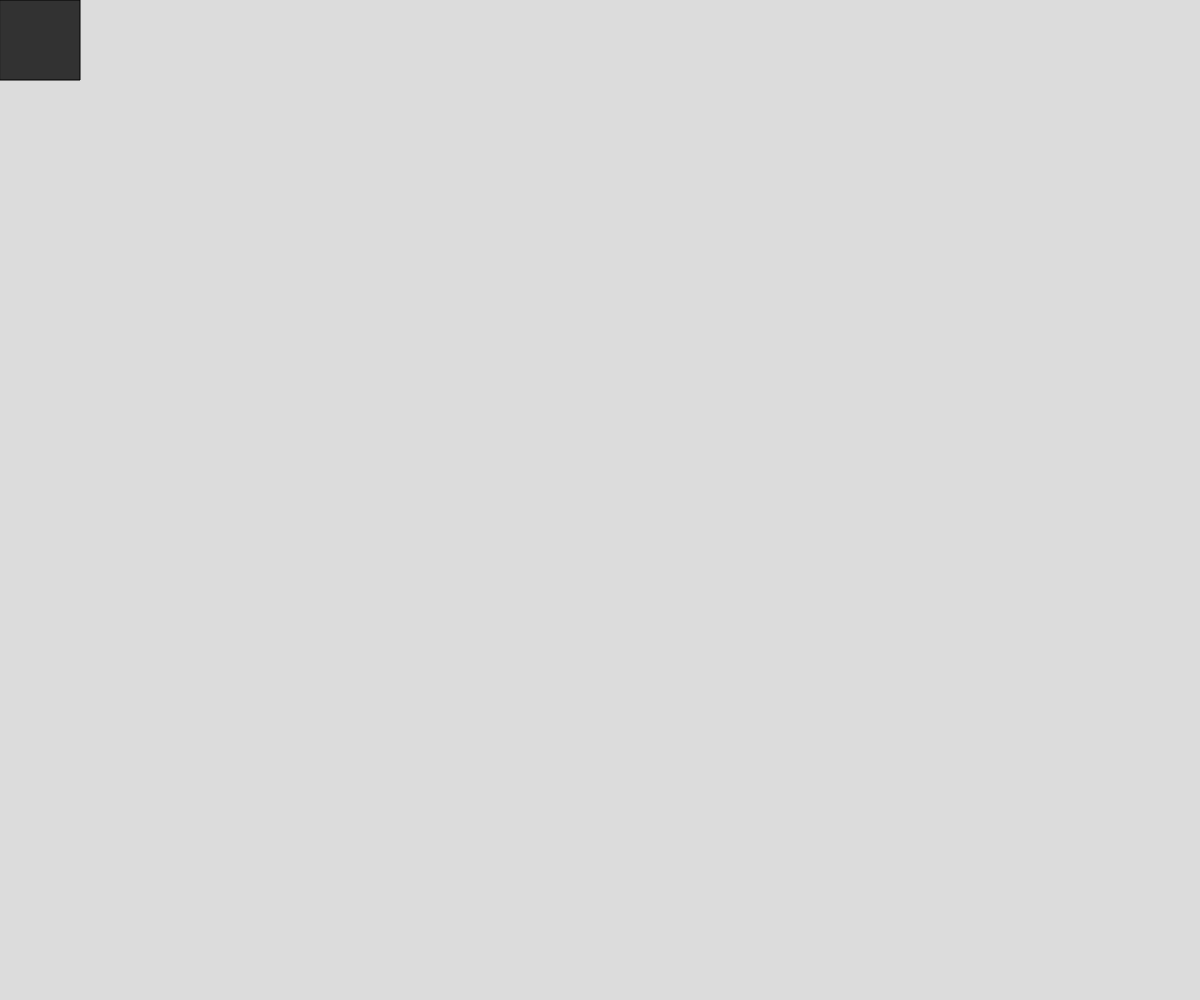
Frame 1 (no input)
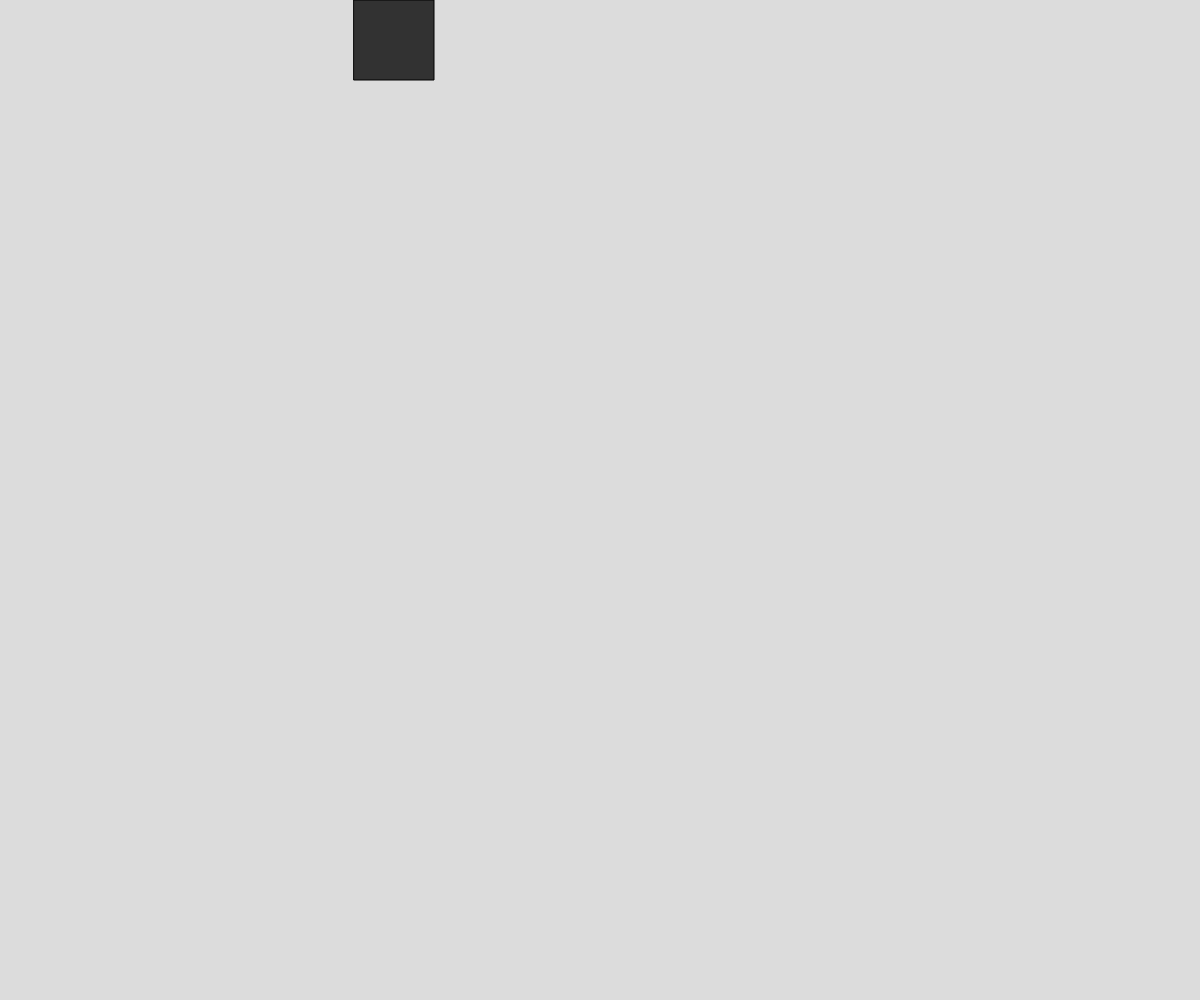
Frame 60 (no input)
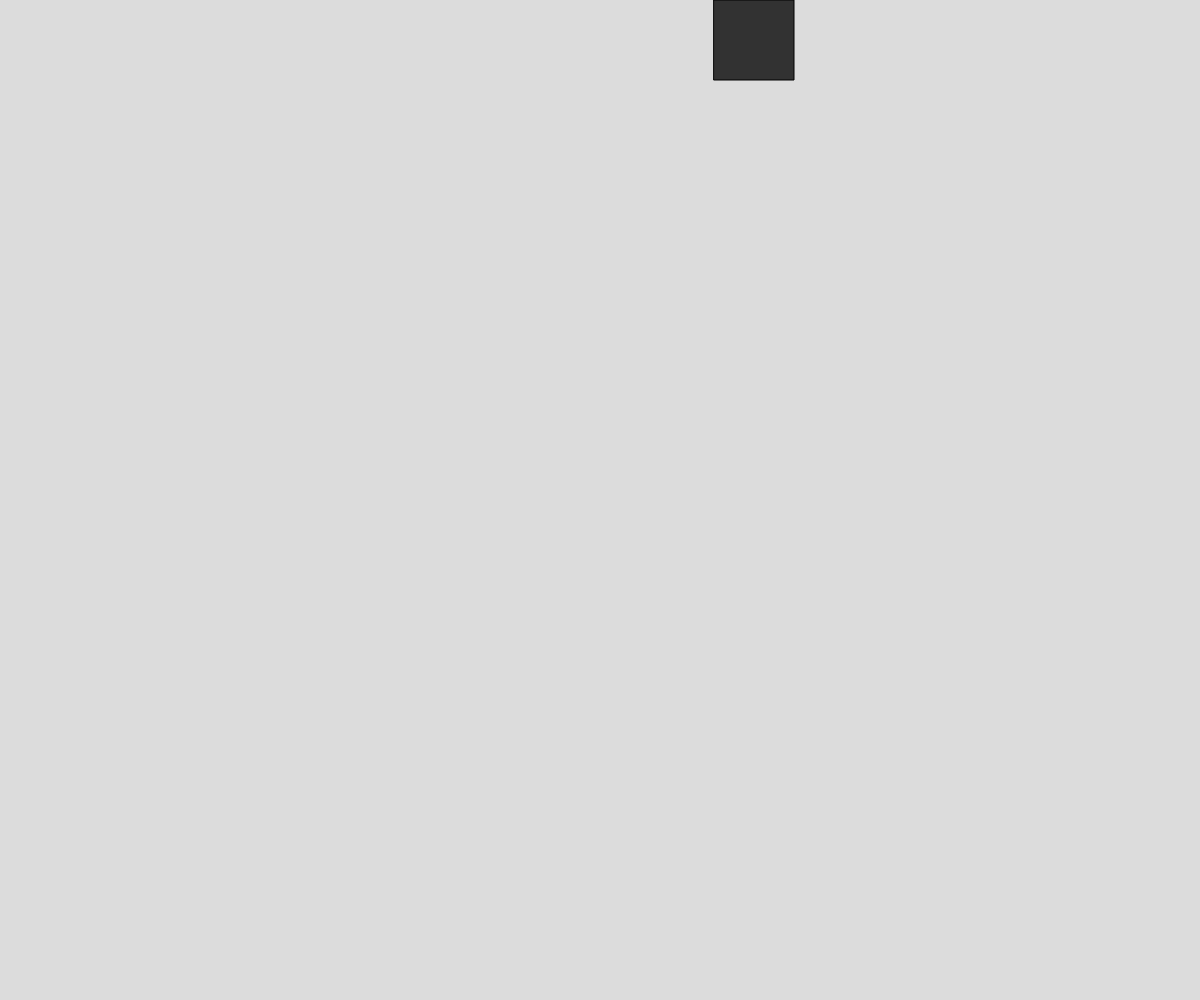
Frame 120 (the mouse pressed at the canvas centre since frame 60)

The p5.js sketch that drew these frames (run headless with seeded random() and noise() and a simulated clock; from frame 60 on, the mouse is pressed at the canvas centre):

// p5.js sketch
// ── sketch.js
// State Variable Partner Challenge
// Alaxandre & Jayden
// 9/26/2024

let direction = 0 
let sX = 40;
let sY = 40;
let speed = 6;


function setup() {
  createCanvas(windowWidth, windowHeight);
  rectMode(CENTER);
}

function draw() {
  background(220);
  squareS();
  
}


function squareS() {
  

  
  fill(50,50,50);
  rect(sX, sY, 80, 80);


  if(direction === 0){
    sX += speed;
    if(sX >= width-40){
      direction = 1
    }
  }
  if(direction === 1){
    sY += speed;
    if(sY >= height-40){
      direction = 2
    }
  }
  if(direction === 2){
    sX -= speed;
    if(sX < 40){
      direction = 3
    }
  }
  if(direction === 3){
    sY -= speed;
    if(sY < 40){
      direction = 0;
    }
  }

}

function keyPressed() {
  if (key = "w"){
    speed += 3;
    if (speed > 30){
      speed = 30;
    }
  }
  else if (key = "s"){
    speed -= 2;
    if (speed = 1){
      speed = 1;
    }
  }
}
